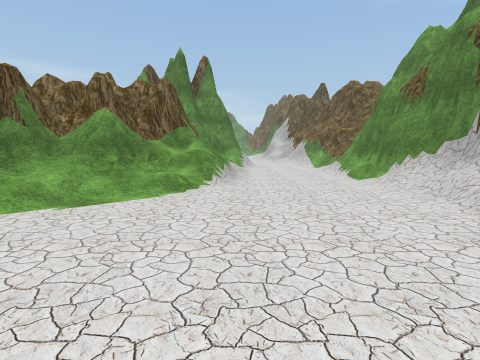
View 1 (above)

18 first-person views from a walk through a 3-D level made in the Unity game engine. The camera is 1.5 m above the floor, tilts 6° down and sees 80° across. The floor is counted in squares, 2 m on a side. Each view is taken from the middle of a square. On the plan, view 1 faces up. The plan holds only what a view shows up to about 10 squares ahead; the rest is blank. The place goes on beyond the plan. The player character is not drawn. Some surface patterns are stand-ins.

View 2
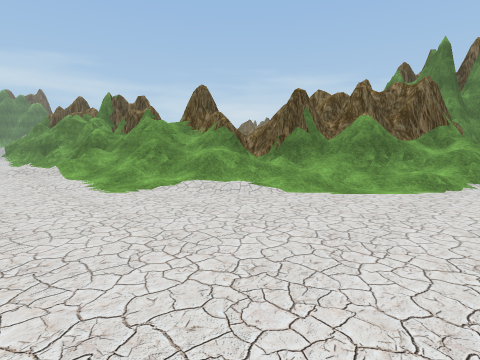

View 3
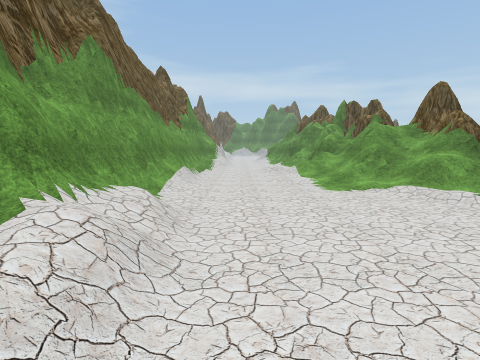

View 4
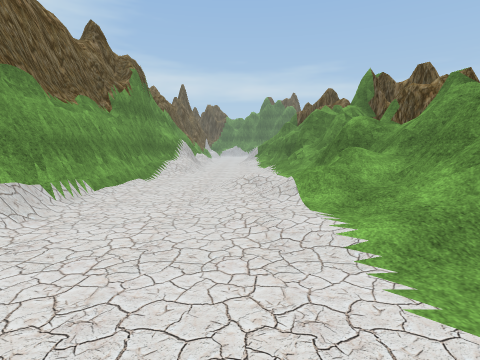

View 5
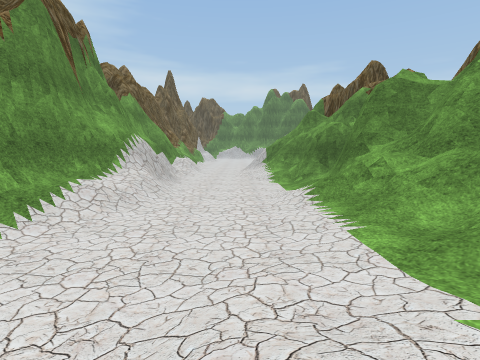

View 6
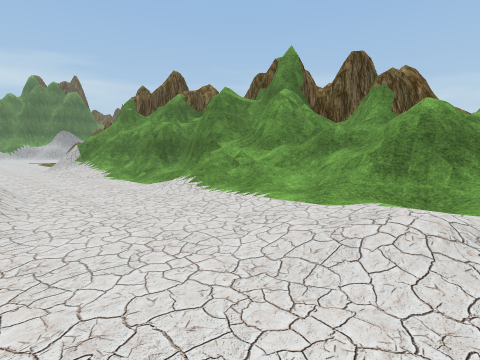

View 7
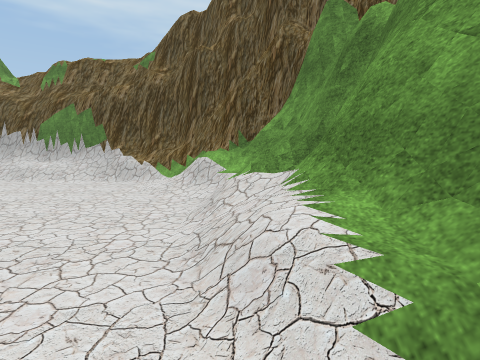

View 8
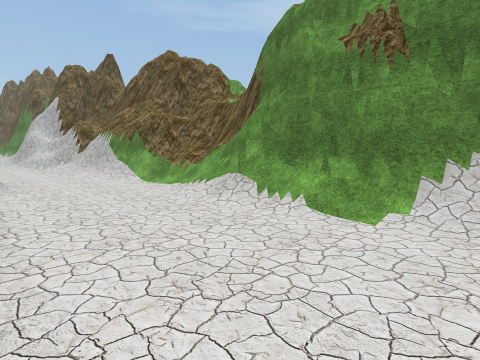

View 9
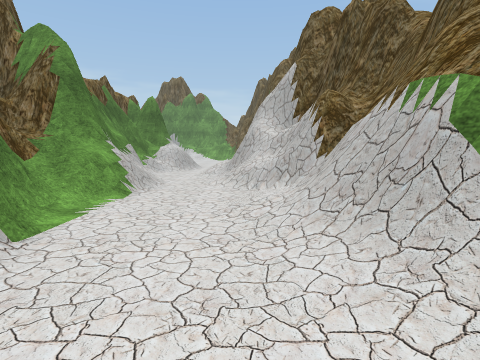

View 10
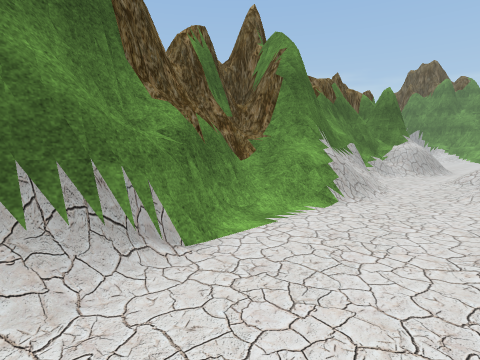

View 11
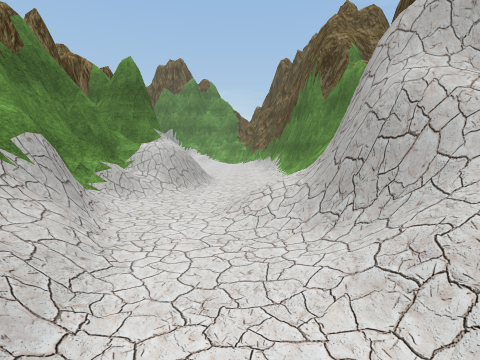

View 12
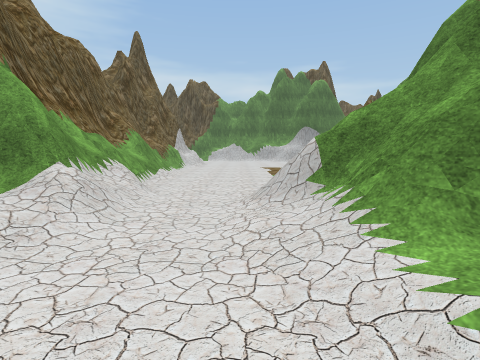

View 13
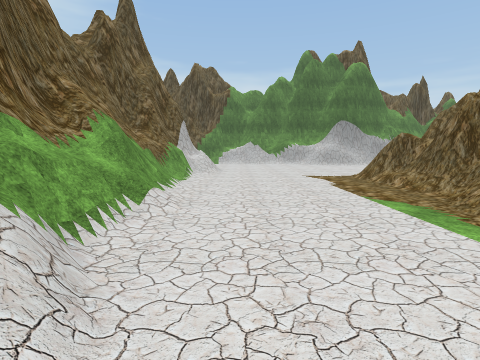

View 14
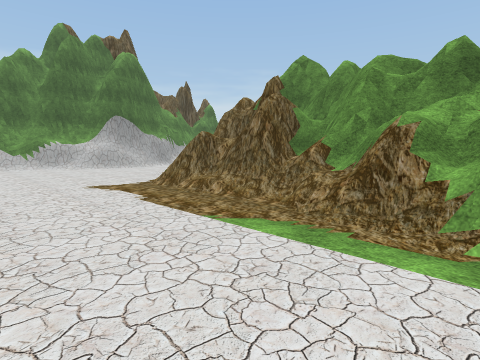

View 15
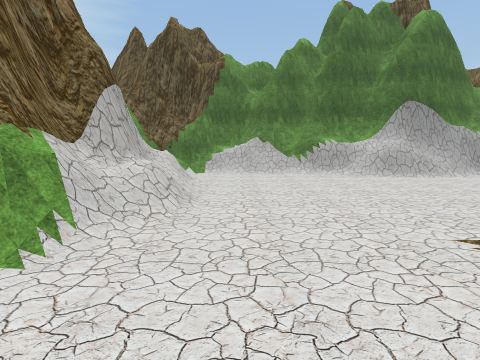

View 16
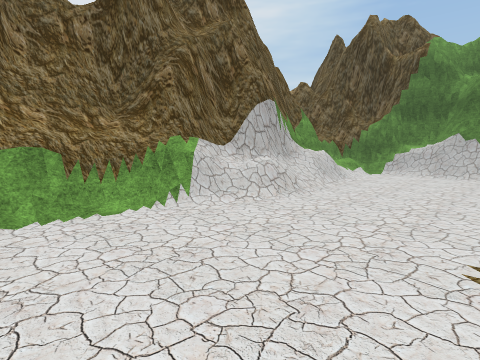

View 17
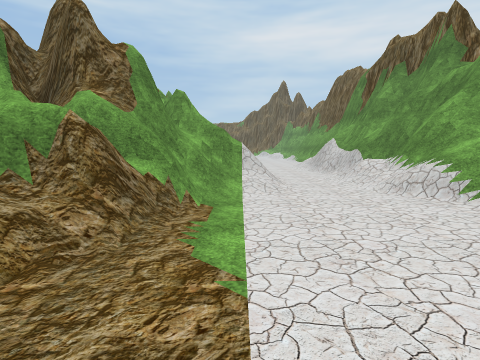

View 18
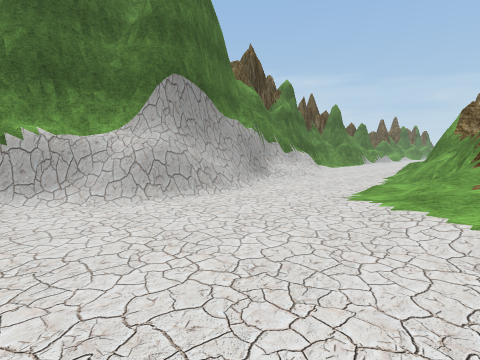

### Floor plan
Key: @ floor where view 1 was taken; # wall or solid block; . main floor; : floor 0.25 m higher than the main floor; + floor 0.5 m higher than the main floor; * floor 1 m higher than the main floor; / step, stairs or slope; = window, fence, low wall or low ledge; ^ raised ledge.
Columns run from 36 left of view 1 to 5 right of it. Each row starts with its distance up from view 1.
 28                                     ../#
 27                                    =../#
 26                                    #/..#
 25                                   ##=..#
 24                                   ###.
 23                                   #=/./
 22                                   #/.//
 21                                   ##./#
 20                                    #/.##
 19                                  ###/.+##
 18                                  ###=..##
 17                                   ###.//#
 16                                   ##...##
 15                                    ##..##
 14                                     #../##
 13                                      .../#
 12                                   ##/.../#
 11   ..                               #/.../#
 10  /../#                             #/../##
  9 #/../#                             #/../#
  8 #/../#                           ###/../#
  7 ##.../                         ####//...#
  6  #...//   #                    ##=#/....#
  5  ##..:/#########        #########///....#
  4  ##.../ =#######      ##########//...../#
  3 ##/..../==##/^###########=#===///....../#
  2 ##........../##########=#*##==//......./#
  1 #/............./===/..//::+//:/........=#
  0 #/............../.........//........@..##
 -1 #....................................//#
 -2 #..///=/....//////####///........////=##
 -3 #///########=#=########################
 -4 #####      ######

Positions as (right, up) in squares from view 1, and headings:
1: (0, 0), facing up
2: (0, -1), facing up-left
3: (1, -1), facing left
4: (-4, 0), facing left
5: (-9, 0), facing left
6: (-9, -2), facing up-left
7: (-4, -2), facing right
8: (0, 6), facing up-right
9: (2, 13), facing up
10: (2, 14), facing up-left
11: (1, 18), facing up
12: (-16, 0), facing left
13: (-20, -1), facing left
14: (-22, -1), facing up-left
15: (-26, -1), facing left
16: (-26, 1), facing down-left
17: (-26, 1), facing right
18: (-30, 1), facing up-left
